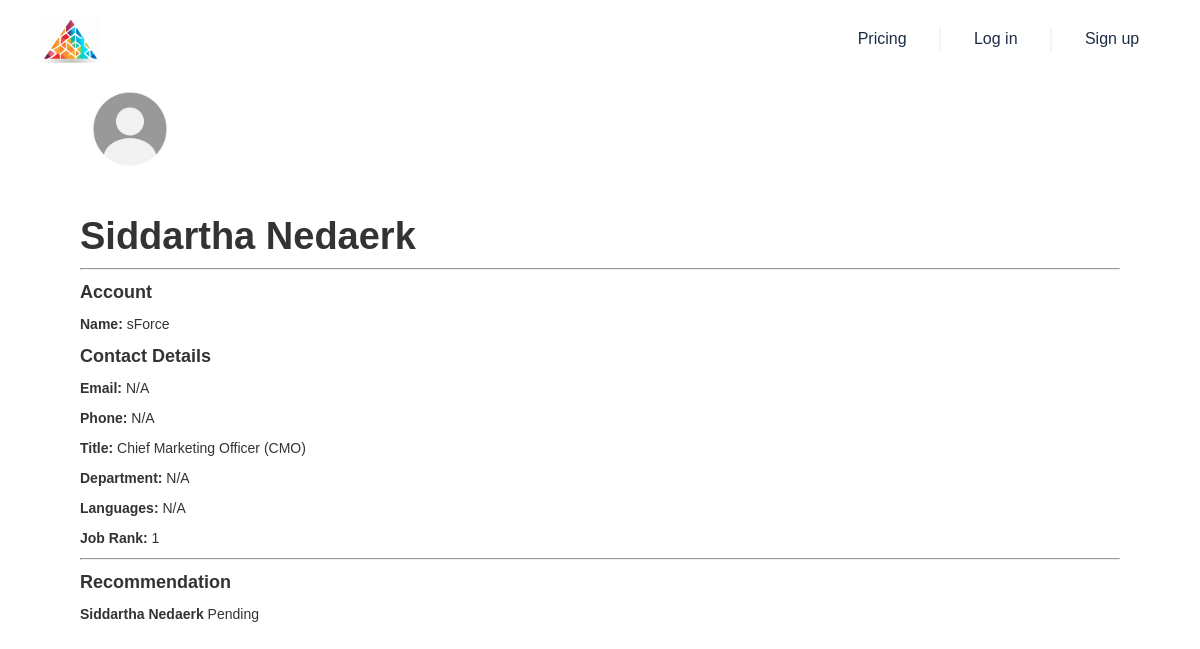
The page /contact/003Dp000004PLeRIAW on the database its author committed.
### app/models.py (models this page shows, shortened)
class Contact(db.Model):
    __tablename__ = 'contact'
    Id = db.Column(db.String, primary_key=True)
    IsDeleted = db.Column(db.Boolean)
    MasterRecordId = db.Column(db.String)
    AccountId = db.Column(db.String, db.ForeignKey('account.Id'))
    LastName = db.Column(db.String)
    FirstName = db.Column(db.String)
    Salutation = db.Column(db.String)
    Name = db.Column(db.String)
    MailingStreet = db.Column(db.String)
    MailingCity = db.Column(db.String)
    MailingState = db.Column(db.String)
    MailingPostalCode = db.Column(db.String)
    MailingCountry = db.Column(db.String)
    MailingLatitude = db.Column(db.Float)
    MailingLongitude = db.Column(db.Float)
    MailingGeocodeAccuracy = db.Column(db.String)
    Phone = db.Column(db.String)
    Fax = db.Column(db.String)
    MobilePhone = db.Column(db.String)
    HomePhone = db.Column(db.String)
    OtherPhone = db.Column(db.String)
    AssistantPhone = db.Column(db.String)
    ReportsToId = db.Column(db.String)
    Email = db.Column(db.String)
    Title = db.Column(db.String)
    Department = db.Column(db.String)
    AssistantName = db.Column(db.String)
    LeadSource = db.Column(db.String)
    Birthdate = db.Column(db.Date)
    Description = db.Column(db.String)
    OwnerId = db.Column(db.String)
    CreatedDate = db.Column(db.DateTime)
    CreatedById = db.Column(db.String)
    LastModifiedDate = db.Column(db.DateTime)
    LastModifiedById = db.Column(db.String)
    SystemModstamp = db.Column(db.DateTime)
    LastActivityDate = db.Column(db.Date)
    LastCURequestDate = db.Column(db.Date)
    LastCUUpdateDate = db.Column(db.Date)
    LastViewedDate = db.Column(db.Date)
    LastReferencedDate = db.Column(db.Date)
    EmailBouncedReason = db.Column(db.String)
    EmailBouncedDate = db.Column(db.Date)
    IsEmailBounced = db.Column(db.Boolean)
    PhotoUrl = db.Column(db.String)
    Jigsaw = db.Column(db.String)
    JigsawContactId = db.Column(db.String)
    CleanStatus = db.Column(db.String)
    IndividualId = db.Column(db.String)
    Level__c = db.Column(db.String)
    Languages__c = db.Column(db.String)
    JobRank = db.Column(db.Integer)
    Recommendation = db.Column(db.Text)
    IsPartnerRep = db.Column(db.Boolean, default=False)
    LinkedInUrl = db.Column(db.String)

class Account(db.Model):
    __tablename__ = 'account'
    Id = db.Column(db.String, primary_key=True)
    IsDeleted = db.Column(db.Boolean)
    MasterRecordId = db.Column(db.String)
    Name = db.Column(db.String)
    Type = db.Column(db.String)
    ParentId = db.Column(db.String)
    BillingStreet = db.Column(db.String)
    BillingCity = db.Column(db.String)
    BillingState = db.Column(db.String)
    BillingPostalCode = db.Column(db.String)
    BillingCountry = db.Column(db.String)
    BillingLatitude = db.Column(db.Float)
    BillingLongitude = db.Column(db.Float)
    BillingGeocodeAccuracy = db.Column(db.String)
    ShippingStreet = db.Column(db.String)
    ShippingCity = db.Column(db.String)
    ShippingState = db.Column(db.String)
    ShippingPostalCode = db.Column(db.String)
    ShippingCountry = db.Column(db.String)
    ShippingLatitude = db.Column(db.Float)
    ShippingLongitude = db.Column(db.Float)
    ShippingGeocodeAccuracy = db.Column(db.String)
    Phone = db.Column(db.String)
    Fax = db.Column(db.String)
    AccountNumber = db.Column(db.String)
    Website = db.Column(db.String)
    PhotoUrl = db.Column(db.String)
    Sic = db.Column(db.String)
    Industry = db.Column(db.String)
    AnnualRevenue = db.Column(db.Float)
    NumberOfEmployees = db.Column(db.Integer)
    Ownership = db.Column(db.String)
    TickerSymbol = db.Column(db.String)
    Description = db.Column(db.String)
    Rating = db.Column(db.String)
    Site = db.Column(db.String)
    OwnerId = db.Column(db.String)
    CreatedDate = db.Column(db.DateTime)
    CreatedById = db.Column(db.String)
    LastModifiedDate = db.Column(db.DateTime)
    LastModifiedById = db.Column(db.String)
    SystemModstamp = db.Column(db.DateTime)
    LastActivityDate = db.Column(db.Date)
    LastViewedDate = db.Column(db.Date)
    LastReferencedDate = db.Column(db.Date)
    Jigsaw = db.Column(db.String)
    JigsawCompanyId = db.Column(db.String)
    CleanStatus = db.Column(db.String)
    AccountSource = db.Column(db.String)
    DunsNumber = db.Column(db.String)
    Tradestyle = db.Column(db.String)
    NaicsCode = db.Column(db.String)
    NaicsDesc = db.Column(db.String)
    YearStarted = db.Column(db.String)
    SicDesc = db.Column(db.String)
    DandbCompanyId = db.Column(db.String)
    OperatingHoursId = db.Column(db.String)
    CustomerPriority__c = db.Column(db.String)
    SLA__c = db.Column(db.String)
    Active__c = db.Column(db.String)
    NumberofLocations__c = db.Column(db.Float)
    UpsellOpportunity__c = db.Column(db.String)
    SLASerialNumber__c = db.Column(db.String)
    SLAExpirationDate__c = db.Column(db.Date)
    Rank = db.Column(db.Integer)
    Notes = db.Column(db.Text)
    Score = db.Column(db.Float)
    Overview = db.Column(db.Text)
    Products = db.Column(db.Text)
    Market = db.Column(db.Text)
    Achievements = db.Column(db.Text)
    IndustryPain = db.Column(db.Text)
    Concerns = db.Column(db.Text)
    OperationalChallenges = db.Column(db.Text)
    LatestNews = db.Column(db.Text)
    RecentEvents = db.Column(db.Text)
    CustomerFeedback = db.Column(db.Text)
    RecentPartnerships = db.Column(db.Text)
    Recommendations = db.Column(db.Text)
    Headcount = db.Column(db.Integer)
    TechColumn = db.Column(db.String)
    IntegrationStatus = db.Column(db.Enum('integration', 'neutral', 'competitor', name='integration_status_enum'))
    SubIndustry = db.Column(db.String)

### app/contacts.py (the view)
@contacts_blueprint.route('/contact/<contact_id>')
def contact_details(contact_id):
    from app.prospecting import prospecting_with_contact
    contact = Contact.query.get(contact_id)
    associated_account = Account.query.get(contact.AccountId)
    rec = contact.Recommendation
    if rec is None:
        def background_task():
            contact.Recommendation = prospecting_with_contact(contact_id)
            db.session.add(contact)
            db.session.commit()
        thread = Thread(target=background_task)
        thread.start()
    return render_template('contact_detail.html', contact=contact, associated_account=associated_account, rec=rec)

### templates/contact_detail.html
{% extends "base.html" %}
{% block content %}
    <div class="container mt-3">
        <div class="row justify-content-center">
            <div class="col-12 text-center mb-4">
                <img src="../static/img/default_profile.jpg" alt="Default Profile" class="img-fluid rounded-circle" style="width: 100px; margin-bottom: 15px;">
                <h1>{{ contact.Name }}</h1>
            </div>
        </div>
        <div class="row">
            <div class="col-md-10 col-sm-12">
                <hr>
                <h4>Account</h4>
                <p><strong>Name:</strong> {{ associated_account.Name }}</p>
                <h4>Contact Details</h4>
                <p><strong>Email:</strong> <a href="mailto:mamaral@acrisure.com">{{ contact.Email or 'N/A'}}</a></p>
                <p><strong>Phone:</strong> {{ contact.Phone or 'N/A' }}</p>
                <p><strong>Title:</strong> {{ contact.Title or 'N/A' }}</p>
                <p><strong>Department:</strong> {{ contact.Department or 'N/A' }}</p>
                <p><strong>Languages:</strong> {{ contact.Languages__c or 'N/A' }}</p>
                <p><strong>Job Rank:</strong> {{ contact.JobRank or 'N/A' }}</p>
            </div>
            <div class="col-md-10 col-sm-12">
                <hr>
                <h4>Recommendation</h4>
                <p><strong>{{ contact.Name }}</strong> {{ rec if rec else 'Pending' }}</p>
            </div>
        </div>
    </div>
{% endblock %}

### templates/base.html (style rules this page uses)
a { color: inherit; text-decoration: inherit; font-size: inherit; }

### rows shown on the page
Contact: Name "Siddartha Nedaerk", Email "N/A", Phone "N/A", Title "Chief Marketing Officer (CMO)", Department "N/A", Languages__c "N/A", JobRank "1"
Account: Name "sForce"

### other values the page prints
{{ rec if rec else 'Pending' }} "Pending"
